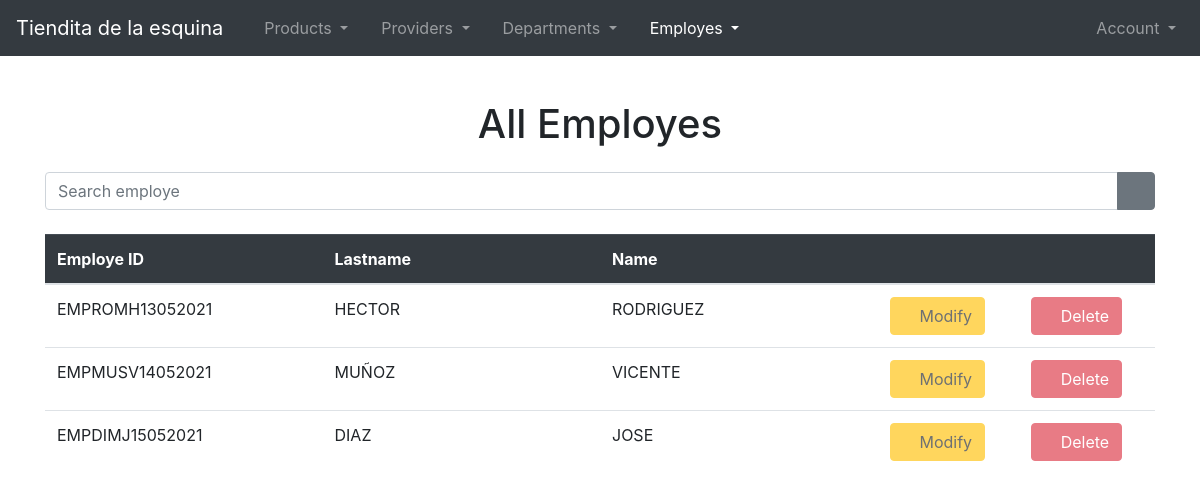
/show-all-employes/ (signed in), run on the app's committed database.
### Employes/models.py (models this page shows, shortened)
class Employe( models.Model ):
    firstname = models.CharField(
        max_length = 25,
        blank = False,
        null = False
    )
    secondname = models.CharField(
        max_length = 25,
        null = True,
        blank = True,
    )
    lastname = models.CharField(
        max_length = 25,
        blank = False,
        null = False
    )
    secondlastname = models.CharField(
        max_length = 25,
        blank = False,
        null = False
    )
    idemploye = models.CharField(
        max_length = 20,
        blank = False,
        null = False
    )
    usr = models.OneToOneField(
        User,
        on_delete = models.CASCADE,
        related_name = 'usremploye',
    )

### Employes/views.py (the view)
# urls.py: path('show-all-employes/', views.ShowAllEmployesListView.as_view() , name = 'showemployespage'),
class ShowAllEmployesListView( LoginRequiredMixin, ListView ):
    login_url = 'loginpage'
    template_name = 'showemployes.html'
    queryset = Employe.objects.all()
    def get_context_data(self, **kwargs):
        context =  super().get_context_data(**kwargs)
        context['titleOfPage'] = 'Show employes'
        context['nameOfApplication'] = NAME_OF_PROJECT
        return context

### project.py (called while the page is built)
def NAME_OF_PROJECT():
    return 'Tiendita de la esquina'

### Employes/templates/showemployes.html
{% extends 'shared/body.html' %}
{% block content %}
    <div class="col-12 mb-3">
        <center>
            <h1>All Employes</h1>
        </center>
    </div>
    <div class="col-12 mt-4 mt-sm-4 mt-md-0 mt-lg-0 mt-xl-0">
        <div class="row">
            <div class="col-12">
                <form action="{% url 'Employes:searchemploye' %}">
                    <div class="input-group mb-3">
                        <input name="emp" type="text" class="form-control" placeholder="Search employe">
                        <div class="input-group-append">
                            <button type="search" class="btn btn-secondary">
                                <i class="bi bi-search"></i>
                            </button>
                        </div>
                    </div>
                </form>
            </div>
        </div>
        <div class="row">
            <div class="col-12 mt-2">
                <div class="table-responsive">
                    <table class="table">
                        <thead class="table-dark">
                            <tr>
                                <th scope="col">Employe ID</th>
                                <th scope="col">Lastname</th>
                                <th scope="col">Name</th>
                                <th scope="col"></th>
                                <th scope="col"></th>
                            </tr>
                        </thead>
                        <tbody>
                            {% for prov in object_list %}
                                <tr class>
                                    <td class="col-3">{{ prov.idemploye }}</td>
                                    <td class="col-3">{{ prov.lastname }}</td>
                                    <td class="col-3">{{ prov.firstname }}</td>
                                    <td>
                                        <button class="btn btn-warning" disabled>
                                            <i class="bi bi-pencil"></i>
                                            Modify
                                        </button>
                                    </td>
                                    <td>
                                        <button class="btn btn-danger" disabled>
                                            <i class="bi bi-trash"></i>
                                            Delete
                                        </button>
                                    </td>
                                </tr>
                            {% endfor %}
                        </tbody>
                    </table>
                </div>
            </div>
        </div>
    </div>
{% endblock %}

### data on the page
Employe: idemploye "EMPROMH13052021", lastname "HECTOR", firstname "RODRIGUEZ"
Employe: idemploye "EMPMUSV14052021", lastname "MUÑOZ", firstname "VICENTE"
Employe: idemploye "EMPDIMJ15052021", lastname "DIAZ", firstname "JOSE"

### other printed values
{{ nameOfApplication }} "Tiendita de la esquina"
